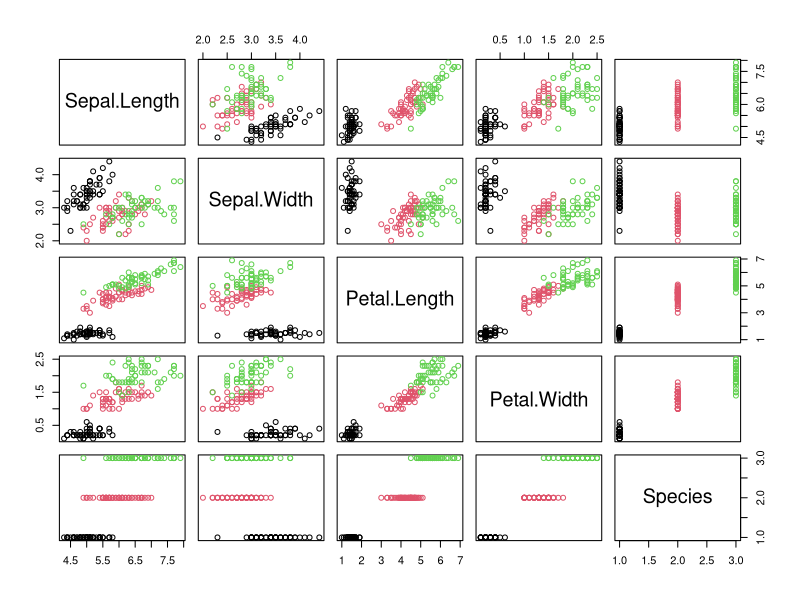
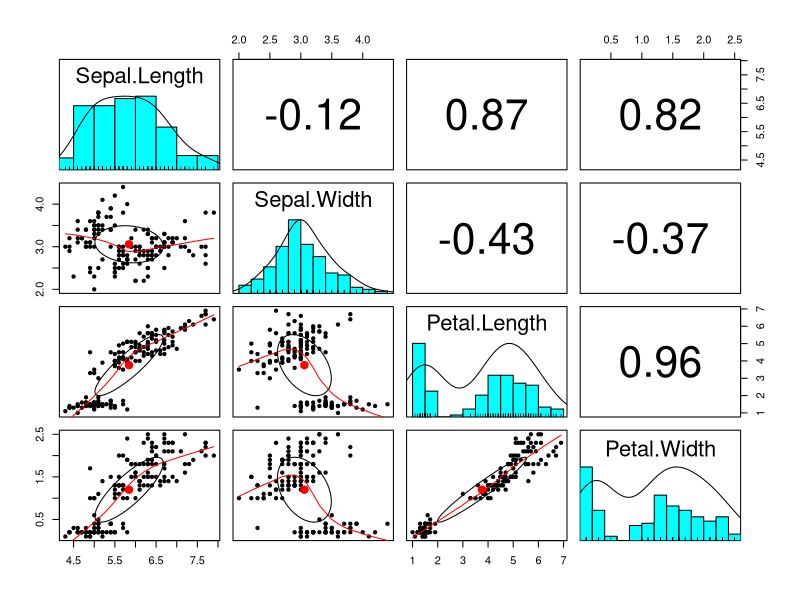

The R script that drew these images, in order:
## ---- chunk 1
knitr::opts_chunk$set(echo = TRUE)
## ---- chunk 2
data("iris")
z=iris[,-6]
z[1:14,]

## ---- chunk 3
pairs(z, col=iris[,5])
## ---- chunk 4
cor(iris[,1:4])
## ---- chunk 5
library (psych)

## The following objects are masked from 'package:ggplot2':
## 
##     %+%, alpha

## The following object is masked from 'package:ppclust':
## 
##     pca

## ---- chunk 6
pairs.panels(iris[-5], method = "pearson")
